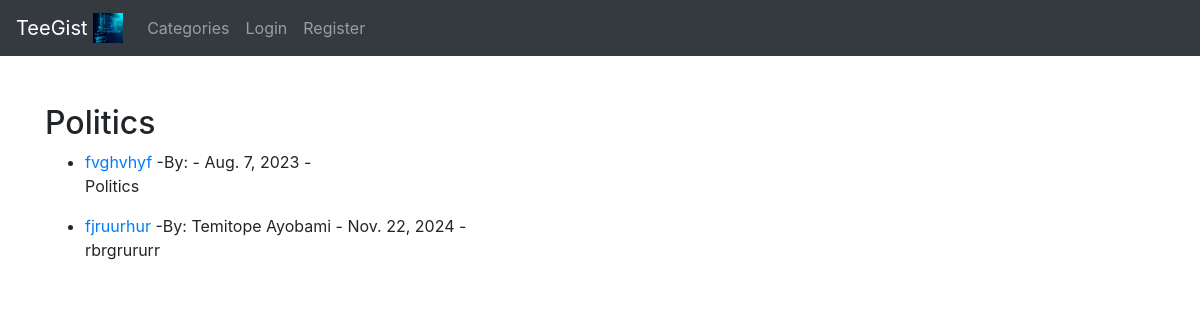
Before: /category/politics/ with the older database file.
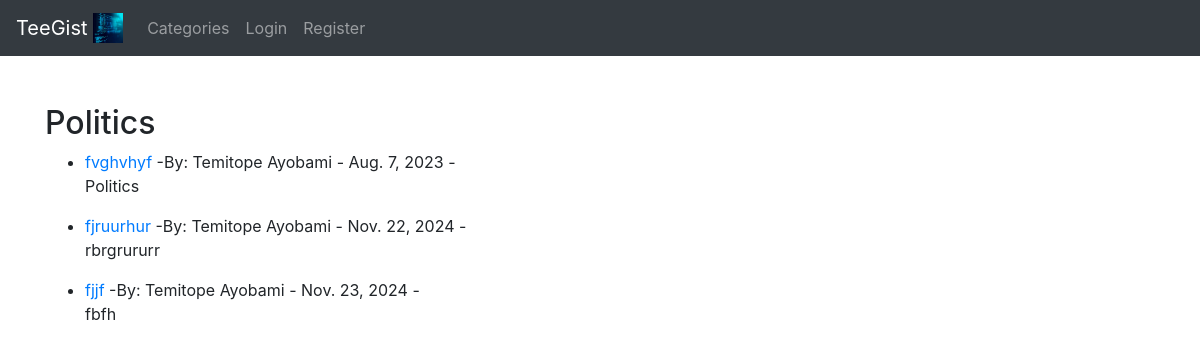
After: the same page with the newer database file.
### app_folder/models.py (models this page shows, shortened)
class Post(models.Model):
    title = models.CharField(max_length=250)
    upload_image = models.ImageField(null=True, blank=True, upload_to ='images/')
    title_tag = models.CharField(max_length=250, default='This is a blog Web App!')
    author = models.ForeignKey(User, on_delete=models.CASCADE)
    body = RichTextField(blank=True, null=True)
    posted_at = models.DateField(auto_now_add=True)
    category = models.CharField(max_length=255, default='Technology')
    snippet = models.CharField(max_length=255, default="Click to View Post")
    likes = models.ManyToManyField(User, related_name='blog_posts')

### app_folder/views.py (the view)
# urls.py: path('category/<str:cats>/', CategoryView, name = "category"),
def CategoryView(request, cats):
    category_menu = Post.objects.filter(category=cats.replace('-', ' '))
    return render(request, 'apps/categories.html', {'cats':cats.title().replace('-', ' '), 'category_posts':category_menu})

### app_folder/templates/apps/categories.html (shortened to what this page needs)
{% extends 'blogs/base.html' %}
{% block content %}
<br/>
 <br/>
{% if category_posts %}
        <h2> {{ cats }}   </h2>
        <ul>
            {% for post in category_posts %}
        <li> <a href = "{% url 'details' post.pk %}">{{ post.title }} </a>
            -By: {{ post.author.first_name }}
                {{ post.author.last_name }} -
            {{ post.posted_at }} -
        <br/>
        </li>
        {{ post.body|slice:":30"|safe }}
        {% endfor %}
</ul>
{% else %}
    Sorry this page doesn't exits
{% endif %}
{% endblock %}

Changed rows visible on the page:
changed through a linked row, Post "fvghvhyf": author.first_name (not shown) → "Temitope"; author.last_name (not shown) → "Ayobami"
added Post: title "fjjf", author.first_name "Temitope", author.last_name "Ayobami", posted_at "Nov. 23, 2024", body "fbfh"
